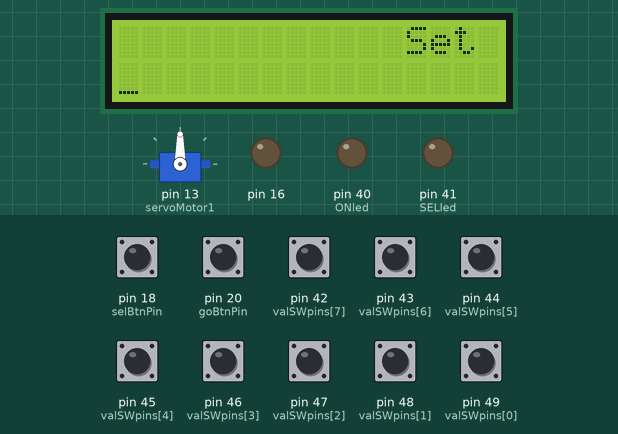
Recording of a sketch running on a simulated Arduino Mega 2560, built with avr-gcc and run on an emulated ATmega2560. On the bench: servo, 16×2 character LCD, output pins drawn as LEDs (lit = HIGH). The inputs (shaded band) are chosen by the test bench; at power-on: pin 18 (selBtnPin), pin 20 (goBtnPin), pin 42 (valSWpins[7]), pin 43 (valSWpins[6]), pin 44 (valSWpins[5]), pin 45 (valSWpins[4]), pin 46 (valSWpins[3]), pin 47 (valSWpins[2]), pin 48 (valSWpins[1]), pin 49 (valSWpins[0]) HIGH.

Above: at 6.15 s.
6.2 s: pin 20 (goBtnPin) pulled LOW for 0.15 s
At 6.31 s:
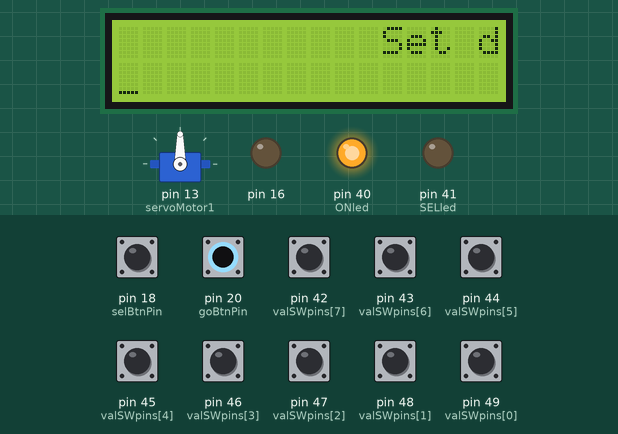
6.9 s: pin 18 (selBtnPin) pulled LOW for 0.15 s
At 7.0 s:
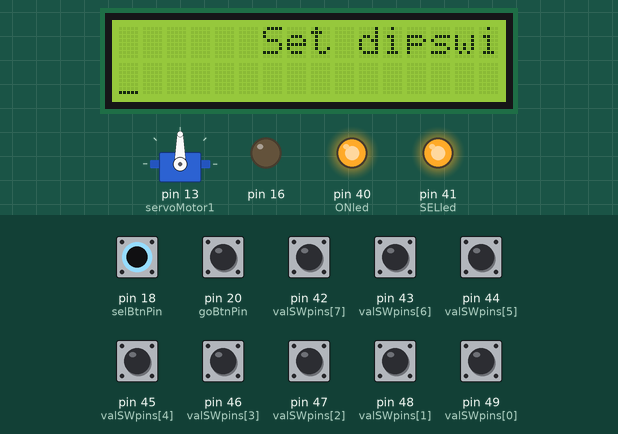
7.6 s: pin 18 (selBtnPin) pulled LOW for 1 s
At 7.97 s:
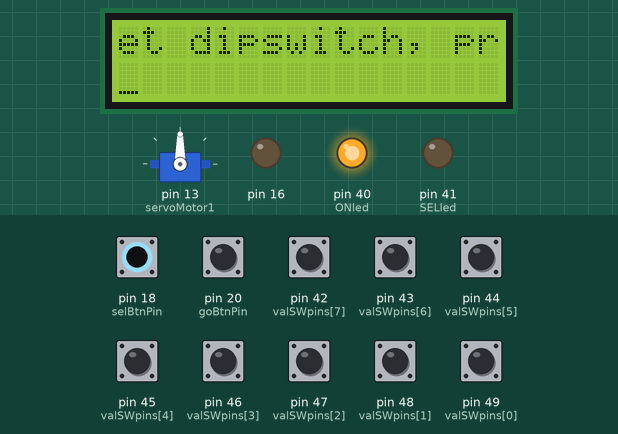
9.2 s: pin 18 (selBtnPin) pulled LOW for 0.15 s
At 9.8 s:
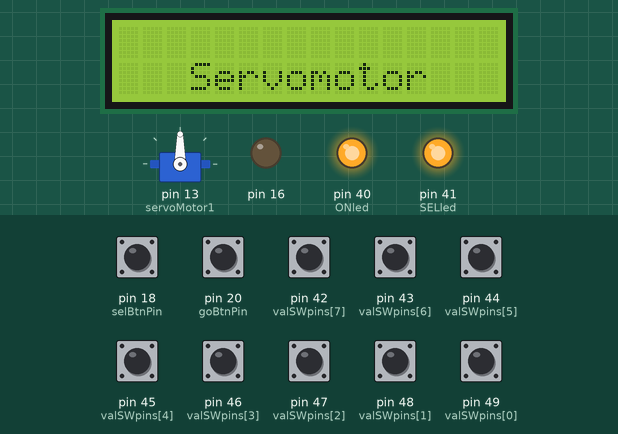
9.9 s: pin 43 (valSWpins[6]) pulled LOW for 1 s
At 10.78 s:
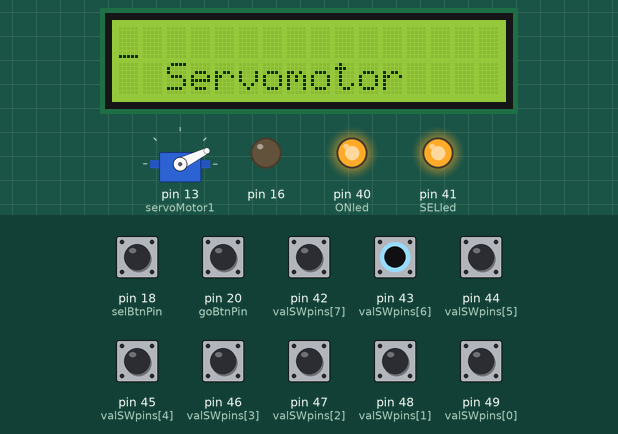
11.5 s: pin 20 (goBtnPin) pulled LOW for 1 s
At 14.51 s:
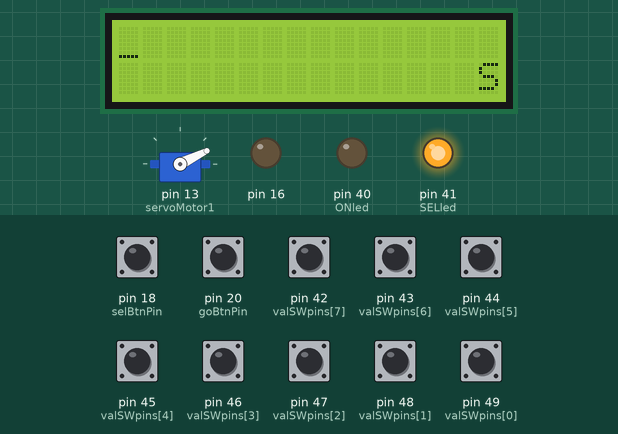
Timing chart, 0 to 16.0 s (numbered marks = the images above; inputs shaded):
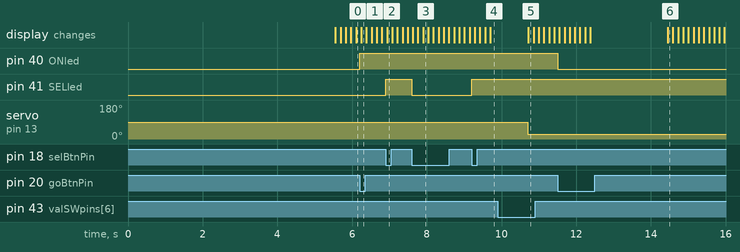

The sketch:

P7_Arduino.ino
```cpp
//SOLO SERVO


//Inlcuir archivos de biblioteca
#include <Stepper.h>
#include <Servo.h>
#include <LiquidCrystal.h>

// Creación del objeto para control del servomotor
Servo servoMotor1;

//Para el Motor PP
const int stepsPerRevolution = 64;
Stepper miStepper(stepsPerRevolution,62,63,64,65);  //Declaramos las terminales de las bobinas del motor

//Para la pantalla LCD
LiquidCrystal lcd (56,57,58,59,60,61);    //RS,EN,D4,D5,D6,D7

// Entradas
const byte selBtnPin = 18;      //SEL
const byte goBtnPin = 20;      //GO
boolean SEL = LOW;
boolean GO = LOW;

// Entradas dipswitch
const byte valSWpins[] = {49,48,47,46,45,44,43,42};
const byte numSWs = 8;

// Salidas
const byte ONled = 40;
const byte SELled = 41;

// Constantes globales
const byte delayTime = 100;
const byte servoDelayTime = 15;
byte value = 0;
byte num = 0;
byte angulo = 0;
byte numPP = 0;
byte numAbs = 0;
byte x = 0;
boolean pinVal;
boolean DIR = LOW;
boolean BitSigno = LOW;
boolean AngError = LOW;
byte LCDdelayTime = 650;
bool aux1;
bool aux2;

//Para la conversión
const byte Conv[]{1,2,4,8,16,32,64,128};

// Variable "muda"
byte thisPin;
byte thisChar;

void setup()
{
  // Definición de la terminal de control del servo
  servoMotor1.attach(13);
  servoMotor1.write(90);

  //Pantalla LCD
  lcd.begin(16,2);            //16 caracteres por línea, 2 líneas
  lcd.cursor();

  // Entradas activa baja
  pinMode (selBtnPin, INPUT_PULLUP);
  pinMode (goBtnPin, INPUT_PULLUP);
  for (thisPin = 0; thisPin < numSWs; thisPin++)
    pinMode (valSWpins[thisPin], INPUT_PULLUP);

  //Salidas
  pinMode(ONled,OUTPUT);
  pinMode(SELled,OUTPUT);
  pinMode(16,OUTPUT);

  // Configuración de las características de interrupción
  attachInterrupt (digitalPinToInterrupt (selBtnPin), selBtnPress, FALLING);
  attachInterrupt (digitalPinToInterrupt (goBtnPin), goBtnPress, FALLING);
}

void loop()
{


  writeLeds();
  checkGOandAngle();
  delay (delayTime);
}

//rutina de servicio de interrupción al oprimir SEL
void selBtnPress ()
{
  /*
  aux1=!digitalRead(selBtnPin);
  if(aux1)
  {
    do{
    aux1=!digitalRead(selBtnPin);
    }while(aux1);
  }*/
  SEL = !SEL;
  writeLeds();
  delay(delayTime);
}

//rutina de servicio de interrupción al oprimir GO
void goBtnPress ()
{
  /*aux2=!digitalRead(goBtnPin);
  if(aux2)
  {
    do{
    aux2=!digitalRead(goBtnPin);
    }while(aux2);
  }
  */
  GO = !GO;
  x = 1;
  writeLeds();
  delay (delayTime);
}

//enciende/apaga los leds indicadores de SEL y GO
void writeLeds()
{
  delay(100);
  digitalWrite(SELled,SEL);
  digitalWrite(ONled,GO);
}

// Función de Revisar GO y el ángulo
/*
Muestra el letrero de ajustar valor y oprimir GO

Muestra el letrero ANIMADO del motor seleccionado

Verifica el estado de la señal GO

Calcula el ángulo

Manda mensaje de ángulo inválido

No permite avanzar mientras el ángulo sea erróneo (G = 0)
*/
void checkGOandAngle()
{
  do{
  showSignal1();
  if(SEL == HIGH)
  {
    CalculoAng();
    if(angulo > 90)
    {
      showSignal2();
      GO = LOW;
      digitalWrite(ONled,GO);
      AngError = HIGH;
    }
    else if(angulo <= 90)
    {
      AngError = LOW;
    }
  }
  }while(GO == LOW || AngError == HIGH);

  if(GO == HIGH)
  {
    moveMotor();
  }

}

// Calcula el valor del ángulo
void CalculoAng()
{
  // Conversión de la entrada del Dipswitch
  angulo = 0;
  for(thisPin = 0; thisPin < numSWs-1; thisPin++)
  {
    boolean pinVal = !digitalRead(valSWpins[thisPin]);
    angulo += byte(pinVal)*Conv[thisPin];
  }
}

//si SEL = 0, mover motor PP 5´s
//si SEL = 1, mover servomotor
void moveMotor()
{
  lcd.clear();
  if(SEL == HIGH)
  {
    showStrngServo();
    delay(1000);
    moveServo();
  }
  else
  {
    // Manda a llamar el letrero FIJO en moveStepper();
    moveStepper();
  }
  checkGO();
}

//rutina para mover el servomotor
void moveServo()
{
      digitalWrite(62,LOW);
      digitalWrite(63,LOW);
      digitalWrite(64,LOW);
      digitalWrite(65,LOW);

  // Conversión de la entrada del Dipswitch
  num = 0;
  for(thisPin = 0; thisPin < numSWs-1; thisPin++)
  {
    boolean pinVal = !digitalRead(valSWpins[thisPin]);
    num += byte(pinVal)*Conv[thisPin];
    }
  //bit Signo
  BitSigno = digitalRead(valSWpins[7]);
  if (BitSigno)
    value = 90 - num;
  else
    value = 90 + num;

  // Escritura de value para envío señal PWM
  servoMotor1.write (value);
  delay (servoDelayTime);
}

// Verificar la señal GO
void checkGO()
{
   do
   {
     showSignal3();
    }while(GO == HIGH);
}

void showSignal1 ()
{
 lcd.autoscroll ();
 char sign1[] = "                Set dipswitch, press GO ";
 byte sign1CharNum = 40;
 lcd.home ();
 for (thisChar = 0; thisChar < sign1CharNum; thisChar++)
 {
 lcd.write (sign1[thisChar]);
 delay (LCDdelayTime);
 }
 if(SEL == LOW)
 {
  showSgnStepper ();
 }
 else if (SEL == HIGH)
 {
  showSgnServo ();
 }
}

void showSignal2 ()
{
 lcd.autoscroll ();
 char sign2[] = "                Angle must be 90 or less";
 byte sign2CharNum = 40;
 lcd.home ();
 for (thisChar = 0; thisChar < sign2CharNum; thisChar++)
 {
 lcd.write (sign2[thisChar]);
 delay (LCDdelayTime);
 }
  showSgnServo ();
}

void showSignal3 ()
{
 lcd.autoscroll ();
 char sign3[] = "                Change function press GO";
 byte sign3CharNum = 40;
 lcd.home ();
 for (thisChar = 0; thisChar < sign3CharNum; thisChar++)
 {
 lcd.write (sign3[thisChar]);
 delay (LCDdelayTime);
 }
 if(SEL == LOW)
 {
  showSgnStepper ();
 }
 else if (SEL == HIGH)
 {
  showSgnServo ();
 }
}

void showSgnStepper ()
{
 lcd.autoscroll ();
 char sgnStepper[] = "                Stepper motor";
 byte sgnStepperCharNum = 29;
 lcd.setCursor (0,1);
 for (thisChar = 0; thisChar < sgnStepperCharNum; thisChar++)
 {
 lcd.write (sgnStepper[thisChar]);
 delay (LCDdelayTime);
 }
}

void showSgnServo ()
{
 lcd.autoscroll ();
 char sgnServo[] = "                Servomotor   ";
 byte sgnServoCharNum = 30;
 lcd.setCursor (0,1);
 for (thisChar = 0; thisChar < sgnServoCharNum; thisChar++)
 {
 lcd.write (sgnServo[thisChar]);
 delay (LCDdelayTime);
 }
}

void showStrngStepper()
{
 lcd.noAutoscroll ();
 char stepperMot[] = " Stepper motor ";
 byte stepCharNum = 16;
 lcd.setCursor (0,1);
 // Escritura del letrero “ Stepper motor “ en el LCD
 for (thisChar = 0; thisChar < stepCharNum; thisChar++)
 lcd.write (stepperMot[thisChar]);
}

void showStrngServo()
{
 lcd.noAutoscroll ();
 char servoMot[] = "   Servomotor   ";
 byte servoCharNum = 16;
 lcd.setCursor (0,1);
 // Escritura del letrero “ Servomotor “ en el LCD
 for (thisChar = 0; thisChar < servoCharNum; thisChar++)
 lcd.write (servoMot[thisChar]);
}


void moveStepper ()
{
   numAbs = 0;
   if((!SEL && GO)&& x==1)
    {
      NumDip();
      x = 0;

      digitalWrite(16,HIGH);

     if(numPP<128)
     {
        //Giro Levógiro
        DIR=1;
        numAbs=128-numPP;
      }
      if(numPP>128)
      {
        //Giro Dexógiro
        numAbs=numPP-128;
        DIR=0;
      }

      if(numAbs<4)
      {
        numAbs=numAbs+4;
      }

      long initialTime = millis();
      long elapsedTime = 0;
      long finalTime = millis();
      int motorSpeed = map (numAbs, 0, 127, 0, 180);
      miStepper.setSpeed (motorSpeed);

      showStrngStepper();
      do{
         if (DIR)
         (miStepper).step (-stepsPerRevolution/4);
         else
         (miStepper).step (+stepsPerRevolution/4);
         finalTime = millis();
         elapsedTime = finalTime - initialTime;
       } while(elapsedTime < 5000);
       digitalWrite(16,LOW);
    }
}

void NumDip()
{
   numPP = 0;
   for(thisPin = 0; thisPin < numSWs; thisPin++)
   {
     boolean pinVal = !digitalRead(valSWpins[thisPin]);
     numPP += byte(pinVal)*Conv[thisPin];
   }
}
```

Measured:
- after the input at 6.2 s, pin 40 (ONled): LOW → HIGH at once
- after the input at 6.9 s, pin 41 (SELled): LOW → HIGH at once
- after the input at 7.6 s, pin 41 (SELled): HIGH → LOW at once
- after the input at 9.2 s, pin 16: stays LOW (without the input it goes to HIGH after 0.50 s); pin 41 (SELled): LOW → HIGH at once; the display: first differs from a run without the input after 0.50 s (image 4)
- after the input at 9.9 s, servo on pin 13 (servoMotor1): 90° → 26° after 0.80 s
- after the input at 11.5 s, pin 40 (ONled): HIGH → LOW at once
